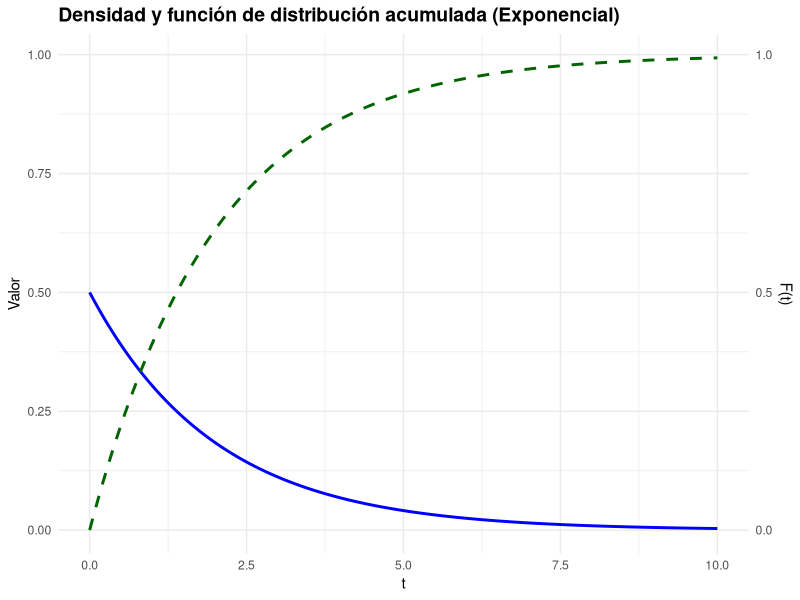
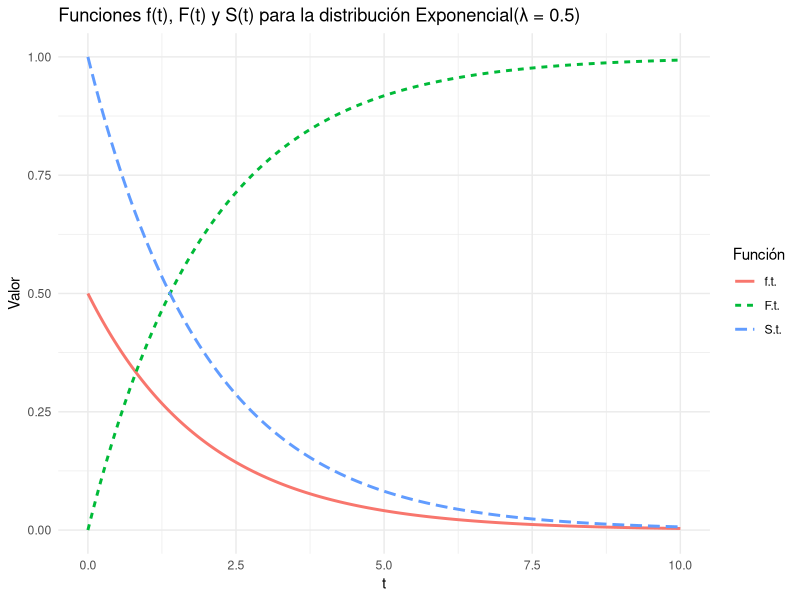
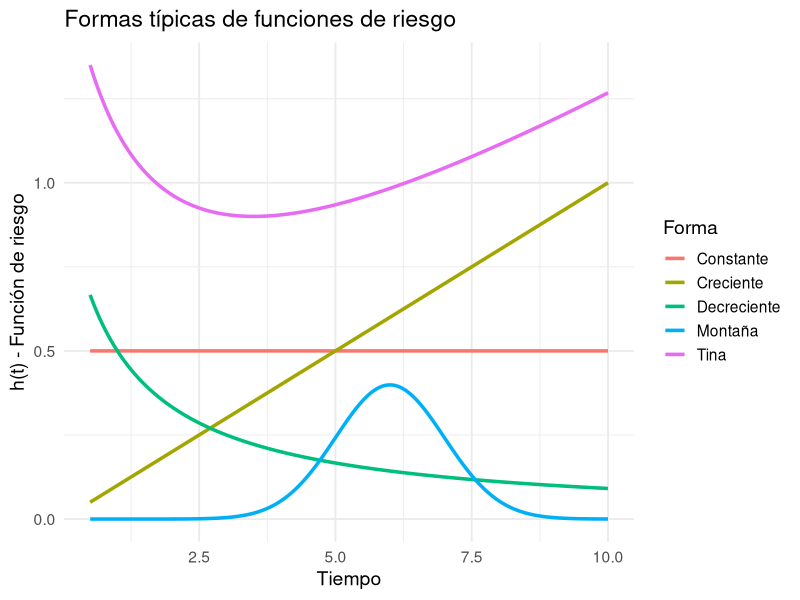
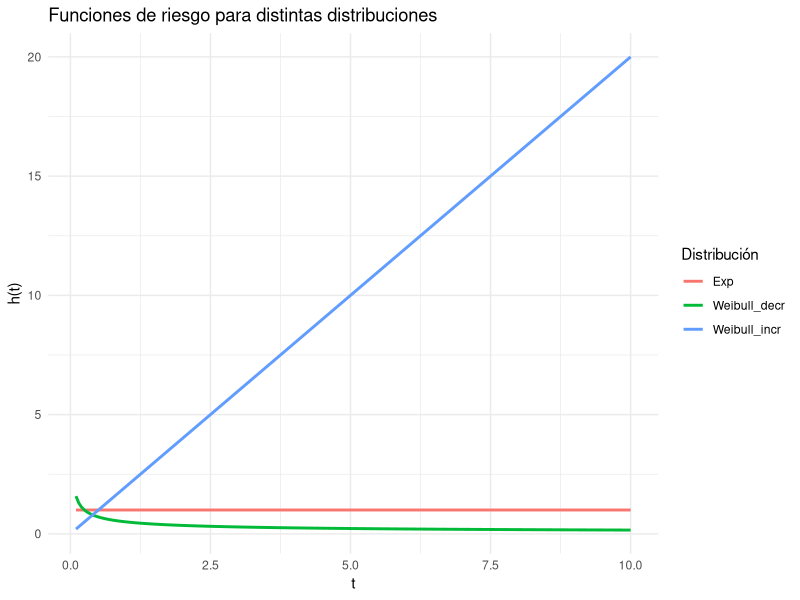
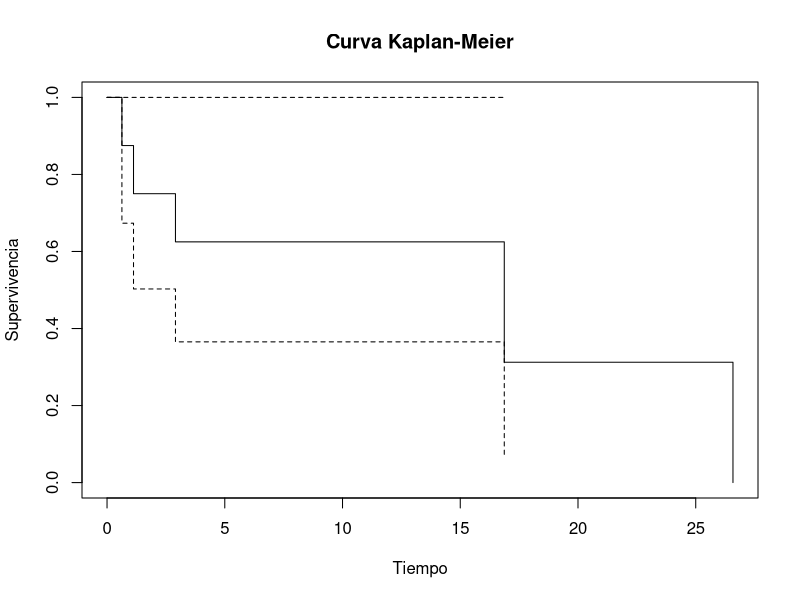
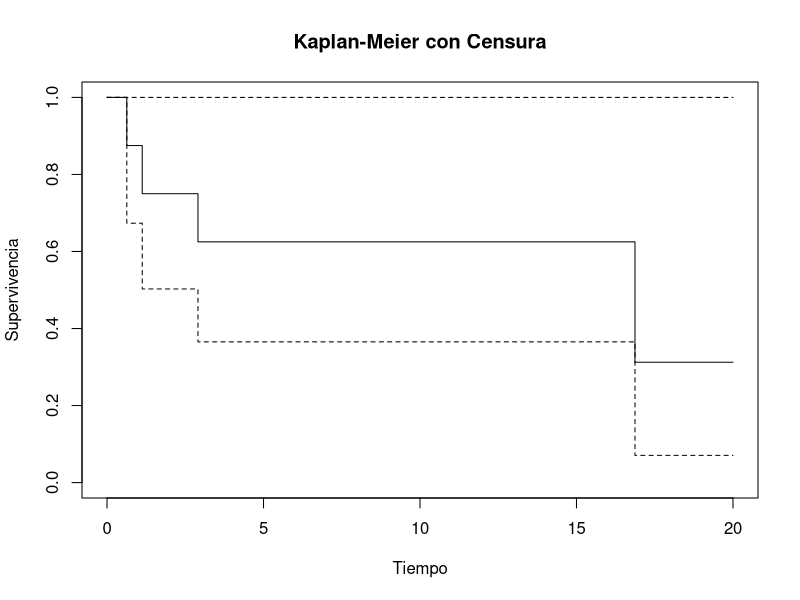
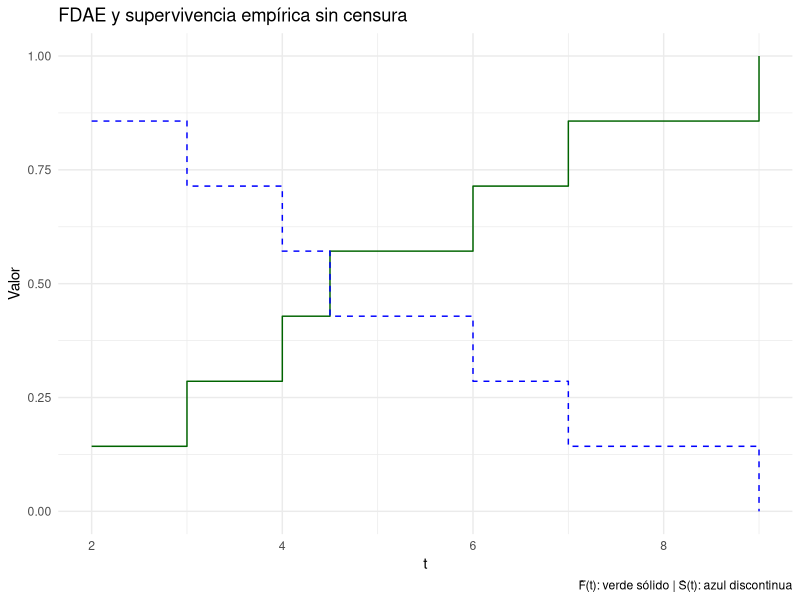

The R script that drew these images, in order: (Note: this script raises an error after producing the figures.)
## ---- chunk 1
packages <- c("survival","asaur","survminer")
if (length(setdiff(packages, rownames(installed.packages()))) > 0) {
  install.packages(setdiff(packages, rownames(installed.packages())), repos = "http://cran.rstudio.com")
}
## ---- chunk 2
#| echo: true
# Ejemplo simulado de tiempos de supervivencia
set.seed(123)
tiempos <- rexp(8, rate = 0.05)
status <- rbinom(8, 1, prob = 0.8)
library(survival)
data_sim <- data.frame(time = tiempos, event = status)
## ---- chunk 3
# Mostrar los primeros 10 registros con fuente más pequeña
knitr::kable(data_sim[1:8, ], caption = "Primeros 8 registros de data_sim")
## ---- chunk 4
library(ggplot2)
library(dplyr)

# Secuencia de valores
t <- seq(0, 10, length.out = 400)
lambda <- 0.5

# Cálculo de funciones
datos <- data.frame(
  t = t,
  densidad = dexp(t, rate = lambda),
  acumulada = pexp(t, rate = lambda)
)

# Gráfica
ggplot(datos, aes(x = t)) +
  geom_line(aes(y = densidad), color = "blue", size = 1) +
  geom_line(aes(y = acumulada), color = "darkgreen", size = 1, linetype = "dashed") +
  labs(
    title = "Densidad y función de distribución acumulada (Exponencial)",
    y = "Valor",
    x = "t"
  ) +
  theme_minimal() +
  theme(plot.title = element_text(size = 14, face = "bold")) +
  scale_y_continuous(sec.axis = sec_axis(~., name = "F(t)", breaks = c(0, 0.5, 1)))

## ---- chunk 5
library(ggplot2)
library(tidyr)

t <- seq(0, 10, length.out = 200)
lambda <- 0.5

datos <- data.frame(
  t = t,
  `f(t)` = dexp(t, rate = lambda),
  `F(t)` = pexp(t, rate = lambda),
  `S(t)` = 1 - pexp(t, rate = lambda)
)

datos_long <- pivot_longer(datos, cols = -t, names_to = "funcion", values_to = "valor")

ggplot(datos_long, aes(x = t, y = valor, color = funcion, linetype = funcion)) +
  geom_line(size = 1) +
  labs(
    title = "Funciones f(t), F(t) y S(t) para la distribución Exponencial(λ = 0.5)",
    x = "t",
    y = "Valor",
    color = "Función",
    linetype = "Función"
  ) +
  theme_minimal()

## ---- chunk 6
library(ggplot2)
library(dplyr)
library(tidyr)

# Dominio de tiempo desde 0.5 para evitar explosión de 1/t
t <- seq(0.5, 10, length.out = 500)

# Definimos formas típicas de funciones de riesgo
datos <- data.frame(
  t = t,
  Constante     = rep(0.5, length(t)),
  Creciente     = 0.1 * t,
  Decreciente   = 1 / (1 + t),
  Tina          = 0.05 + 2.5 / (t + 1.5) + 0.1 * t,  # Ajuste más razonable
  Montaña       = dnorm(t, mean = 6, sd = 1)
)

# Convertir a formato largo
datos_long <- pivot_longer(datos, cols = -t, names_to = "Forma", values_to = "h")

# Graficar
ggplot(datos_long, aes(x = t, y = h, color = Forma)) +
  geom_line(size = 1.2) +
  labs(
    title = "Formas típicas de funciones de riesgo",
    x = "Tiempo",
    y = "h(t) - Función de riesgo",
    color = "Forma"
  ) +
  theme_minimal(base_size = 14)


## ---- chunk 7
library(survival)

t <- seq(0.1, 10, length.out = 200)
lambda <- 1
k1 <- 0.5  # riesgo decreciente
k2 <- 2    # riesgo creciente

hazard_weibull <- function(t, lambda, k) {
  (k / lambda) * (t / lambda)^(k - 1)
}

datos_hazard <- data.frame(
  t = t,
  Exp = rep(lambda, length(t)),
  Weibull_decr = hazard_weibull(t, lambda, k1),
  Weibull_incr = hazard_weibull(t, lambda, k2)
)

library(tidyr)
datos_long <- pivot_longer(datos_hazard, -t, names_to = "Distribucion", values_to = "h")

ggplot(datos_long, aes(x = t, y = h, color = Distribucion)) +
  geom_line(size = 1) +
  labs(
    title = "Funciones de riesgo para distintas distribuciones",
    x = "t",
    y = "h(t)",
    color = "Distribución"
  ) +
  theme_minimal()
## ---- chunk 8
# Estimación Kaplan-Meier
km_fit <- survfit(Surv(time, event) ~ 1, data = data_sim)
plot(km_fit, xlab = "Tiempo", ylab = "Supervivencia", main = "Curva Kaplan-Meier")
## ---- chunk 9
# Introducir censura artificial
cens <- ifelse(tiempos > 20, 0, status)
data_cens <- data.frame(time = pmin(tiempos, 20), event = cens)
km_fit2 <- survfit(Surv(time, event) ~ 1, data = data_cens)
plot(km_fit2, xlab = "Tiempo", ylab = "Supervivencia", main = "Kaplan-Meier con Censura")
## ---- chunk 10
# Modelo Exponencial
exp_fit <- survreg(Surv(time, event) ~ 1, data = data_sim, dist = "exponential")
# Modelo Weibull
weib_fit <- survreg(Surv(time, event) ~ 1, data = data_sim, dist = "weibull")
summary(exp_fit)
summary(weib_fit)
## ---- chunk 11
library(ggplot2)

# Datos simulados sin censura
tiempos <- c(2, 3, 4, 4.5, 6, 7, 9)
n <- length(tiempos)
t_grid <- sort(unique(tiempos))

# FDAE y supervivencia empírica
F_emp <- ecdf(tiempos)
S_emp <- function(t) 1 - F_emp(t)

datos <- data.frame(
  t = t_grid,
  F_hat = F_emp(t_grid),
  S_hat = S_emp(t_grid)
)

ggplot(datos, aes(x = t)) +
  geom_step(aes(y = F_hat), color = "darkgreen", direction = "hv") +
  geom_step(aes(y = S_hat), color = "blue", linetype = "dashed", direction = "hv") +
  labs(
    title = "FDAE y supervivencia empírica sin censura",
    y = "Valor",
    x = "t",
    caption = "F̂(t): verde sólido | Ŝ(t): azul discontinua"
  ) +
  theme_minimal()
## ---- chunk 12
library(survival)
library(survminer)
library(knitr)   # Para mostrar tabla bonita

# Datos simulados con censura
datos <- data.frame(
  ID = paste("Ind", 1:8),
  tiempo = c(2, 3, 4, 4.5, 6, 7, 9, 10),
  evento = c(1, 1, 1, 0, 1, 1, 0, 1)  # 1 = evento, 0 = censura
)

# Mostrar tabla
knitr::kable(datos, caption = "Tabla de tiempos y estatus de censura")
## ---- chunk 13
# Crear objeto de supervivencia
surv_obj <- Surv(time = datos$tiempo, event = datos$evento)

# Estimar Kaplan-Meier
km_fit <- survfit(surv_obj ~ 1, data = datos)

# Graficar
ggsurvplot(
  fit = km_fit,
  data = datos,
  conf.int = TRUE,
  title = "Estimación de Kaplan-Meier",
  xlab = "Tiempo",
  ylab = "Ŝ(t)",
  palette = "blue",
  risk.table = TRUE
)

## ---- chunk 14
summary(km_fit)
